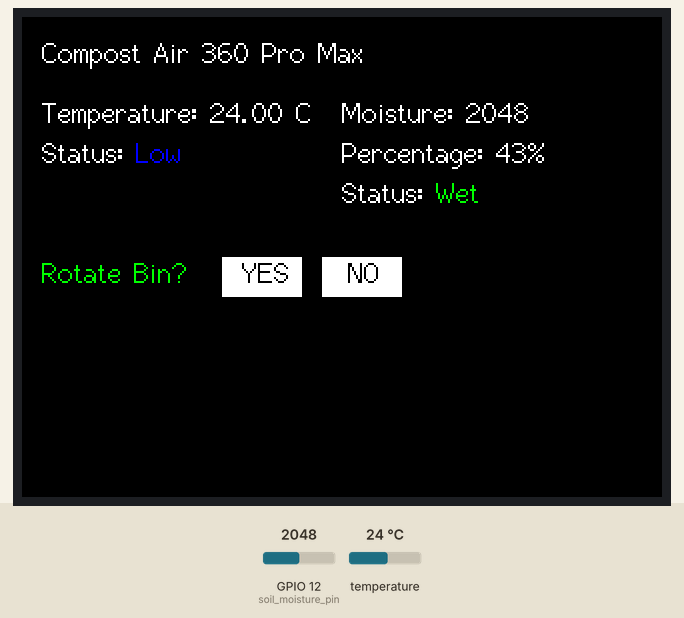
Simulated run of this sketch. Board: ESP32-C3. On the bench: 320×240 colour display. The test bench sets the inputs (shaded band); at power-on: temperature 24 °C, GPIO 12 (soil_moisture_pin) = 2048.

Above: at 1.6 s.
1.7 s: temperature set to 31.5 °C
At 4.5 s:
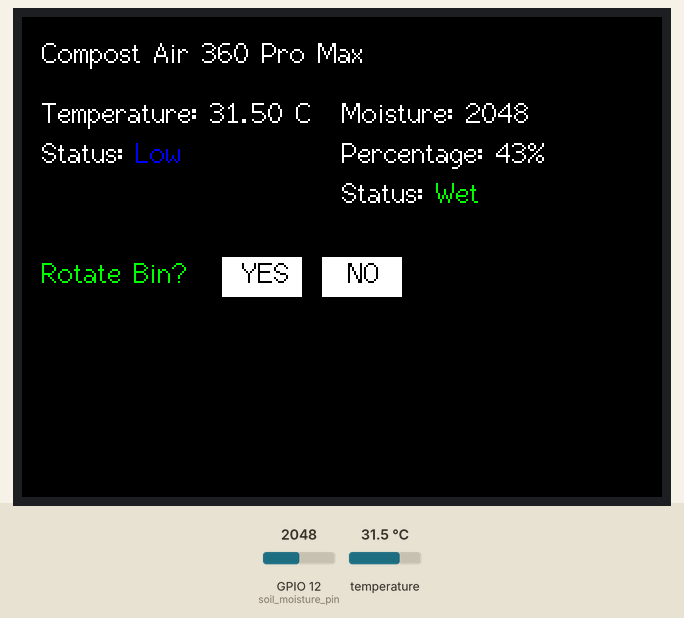
5.6 s: temperature set to 32.9 °C
At 7.9 s:
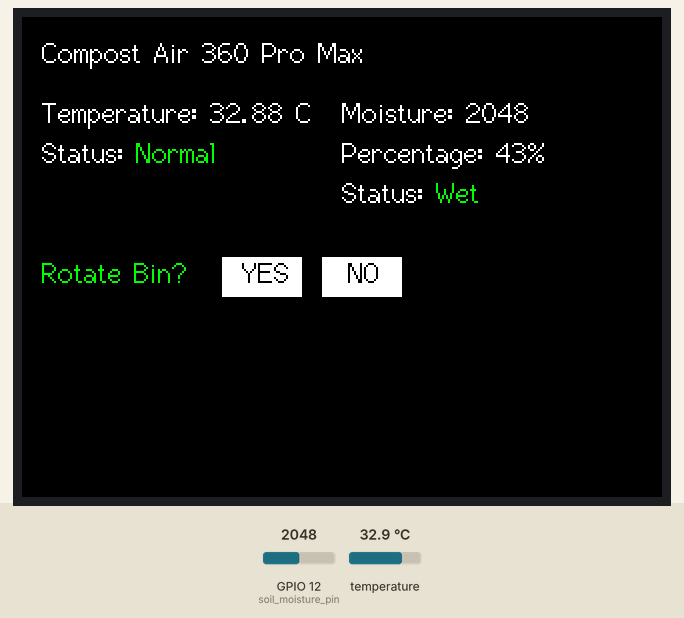
9.5 s: GPIO 12 (soil_moisture_pin) set to 2146
At 10.0 s:
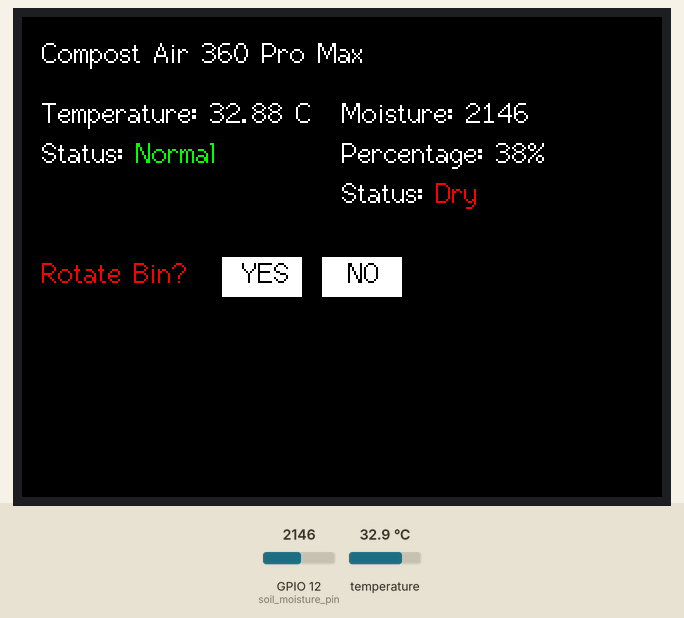
13.4 s: GPIO 12 (soil_moisture_pin) set to 2949
At 16.8 s:
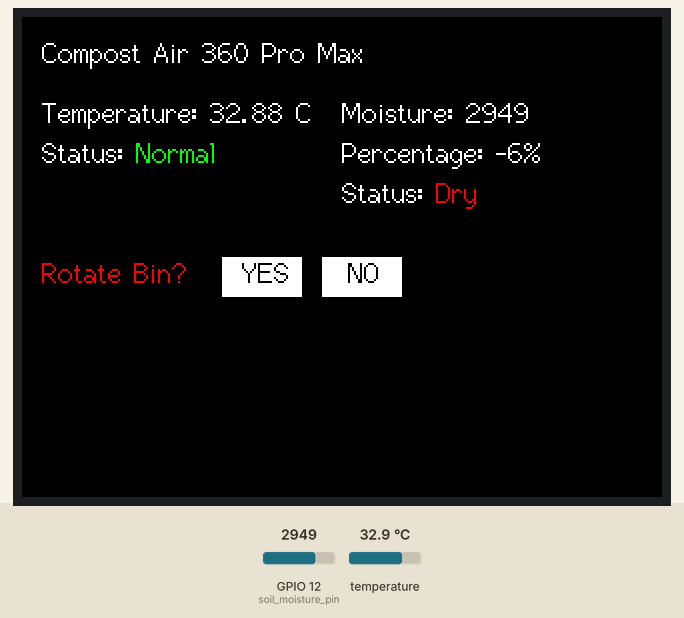
17.3 s: GPIO 12 (soil_moisture_pin) set to 3050
At 19.3 s:
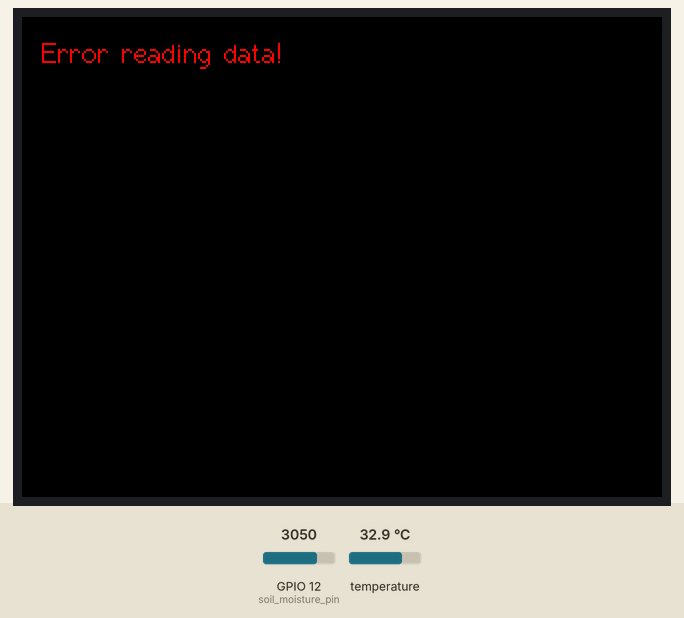
21.2 s: GPIO 12 (soil_moisture_pin) set to 2960
At 25.3 s:
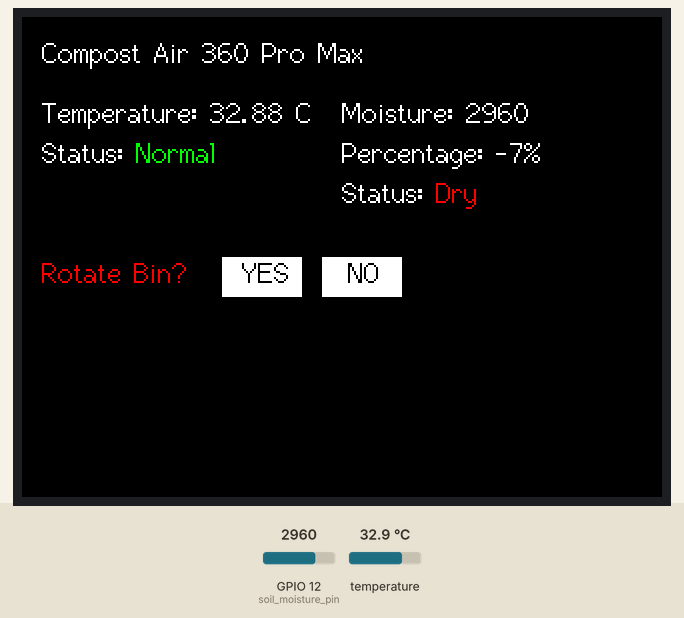
Timing chart, 0 to 26.4 s (numbered marks = the images above; inputs shaded):
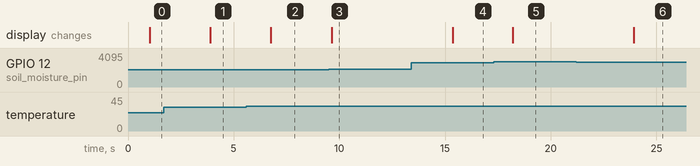

Measured:
- the behaviour switches between 32 and 32.1 °C on temperature (found by bisection; images 1 and 2)
- the behaviour switches between 2092 and 2093 on GPIO 12 (soil_moisture_pin) (found by bisection; images 2 and 3)
- the behaviour switches between 3000 and 3001 on GPIO 12 (soil_moisture_pin) (found by bisection; images 4 and 5)
- after the input at 1.7 s, the display: changes after 2.2 s (image 1)
- after the input at 5.6 s, the display: changes after 1.2 s (image 2)
- after the input at 9.5 s, the display: changes after 0.13 s (image 3)
- after the input at 13.4 s, the display: changes after 2.0 s (image 4)
- after the input at 17.3 s, the display: changes after 0.91 s (image 5)
- after the input at 21.2 s, the display: changes after 2.7 s (image 6)

The sketch:

Displaytxt.ino
```cpp
#include <Arduino.h>
#include <OneWire.h>
#include <DallasTemperature.h>
#include <TFT_eSPI.h>
#include <SPI.h>

// Constants for TFT display color
#define TFT_BLACK 0x0000
#define TFT_WHITE 0xFFFF

// Pin definitions
#define temperature_sensor_pin 14
#define soil_moisture_pin 12

// OneWire and DallasTemperature setup for temperature sensor
OneWire oneWire(temperature_sensor_pin);
DallasTemperature sensors(&oneWire);

// TFT_eSPI setup for TFT display
TFT_eSPI tft = TFT_eSPI();

// Constants for sensor thresholds and status display
const int dry = 2830;
const int wet = 1030;
const int moistureMin = 300;
const int moistureMax = 3000;
const int temperatureCMin = 32;
const int temperatureCMax = 70;
const int dryThreshold = 40;
const int lowThreshold = 29;

// Function prototypes
void displayError(const char *errorMessage);
void displayData(float temperature, int sensorValue);

// Setup function
void setup() {
  Serial.begin(9600);
  tft.init();
  tft.setRotation(1); // Adjust rotation value here
  sensors.begin();  // Initialize the Dallas Temperature library
}

// Main loop function
void loop() {
  // Temperature Reading
  sensors.requestTemperatures();
  float temperatureC = sensors.getTempCByIndex(0);

  // Soil Moisture Reading
  int sensorValue = analogRead(soil_moisture_pin);

  // Display data or error message
  if (temperatureC != DEVICE_DISCONNECTED_C && sensorValue >= moistureMin && sensorValue <= moistureMax) {
    displayData(temperatureC, sensorValue);
  } else {
    displayError("Error reading data!");
  }

  delay(2000);  // Adjust the delay based on your application
}

// Display temperature and soil moisture data on TFT
void displayData(float temperature, int sensorValue) {
  tft.fillScreen(TFT_BLACK);
  tft.setTextColor(TFT_WHITE, TFT_BLACK);
  tft.setTextSize(1);

  // Display header
  tft.setCursor(10, 10, 2);
  tft.setRotation(1); // Adjust rotation value here
  tft.setTextSize(1.5); // Adjust header text size
  tft.print("Compost Air 360 Pro Max");
  tft.setTextSize(1);

  // Display temperature data
  tft.setCursor(10, 40, 2);
  tft.setRotation(1); // Adjust rotation value here
  tft.print("Temperature: ");
  tft.print(temperature);
  tft.println(" °C");

  // Display temperature status
  tft.setCursor(10, 60, 2);
  tft.setRotation(1); // Adjust rotation value here
  tft.print("Status: ");
  if (temperature <= temperatureCMin) {
    tft.setTextColor(TFT_BLUE, TFT_BLACK);
    tft.print("Low");
  } else if (temperature >= temperatureCMax) {
    tft.setTextColor(TFT_RED, TFT_BLACK);
    tft.print("High");
  } else {
    tft.setTextColor(TFT_GREEN, TFT_BLACK);
    tft.print("Normal");
  }

  // Display soil moisture data
  tft.setCursor(160, 40, 2);
  tft.setRotation(1); // Adjust rotation value here
  tft.setTextColor(TFT_WHITE, TFT_BLACK); // Set text color to white for the moisture column
  tft.print("Moisture: ");
  tft.print(sensorValue);
  tft.println();

  // Calculate and display soil moisture percentage
  int percentage = map(sensorValue, dry, wet, 0, 100);
  tft.setCursor(160, 60, 2);
  tft.setRotation(1); // Adjust rotation value here
  tft.print("Percentage: ");
  tft.print(percentage);
  tft.println("%");

  // Display soil moisture status
  tft.setCursor(160, 80, 2);
  tft.setRotation(1); // Adjust rotation value here
  tft.print("Status: ");
  if (percentage <= dryThreshold) {
    tft.setTextColor(TFT_RED, TFT_BLACK);
    tft.print("Dry");
  } else {
    tft.setTextColor(TFT_GREEN, TFT_BLACK);
    tft.print("Wet");
  }

  // Display "Rotate Bin?" text
  tft.setCursor(10, 120, 2);
  tft.setRotation(1); // Adjust rotation value here
  tft.print("Rotate Bin?");

  // Display "YES" text box
  tft.drawRect(100, 120, 40, 20, TFT_WHITE);
  tft.fillRect(100, 120, 40, 20, TFT_WHITE);
  tft.setTextColor(TFT_BLACK, TFT_WHITE);
  tft.setCursor(110, 120, 2); // Adjusted position and aligned text
  tft.print("YES");

  // Display "NO" text box  // might comment this out no reason to have NO option
  tft.drawRect(150, 120, 40, 20, TFT_WHITE);
  tft.fillRect(150, 120, 40, 20, TFT_WHITE);
  tft.setTextColor(TFT_BLACK, TFT_WHITE);
  tft.setCursor(163, 120, 2); // Adjusted position and aligned text
  tft.print("NO");
}

// Display error message on TFT
void displayError(const char *errorMessage) {
  tft.fillScreen(TFT_BLACK);
  tft.setCursor(10, 10, 2);
  tft.setTextColor(TFT_RED, TFT_BLACK);
  tft.setTextSize(1);

  // Display error message
  tft.println(errorMessage);
}
```
